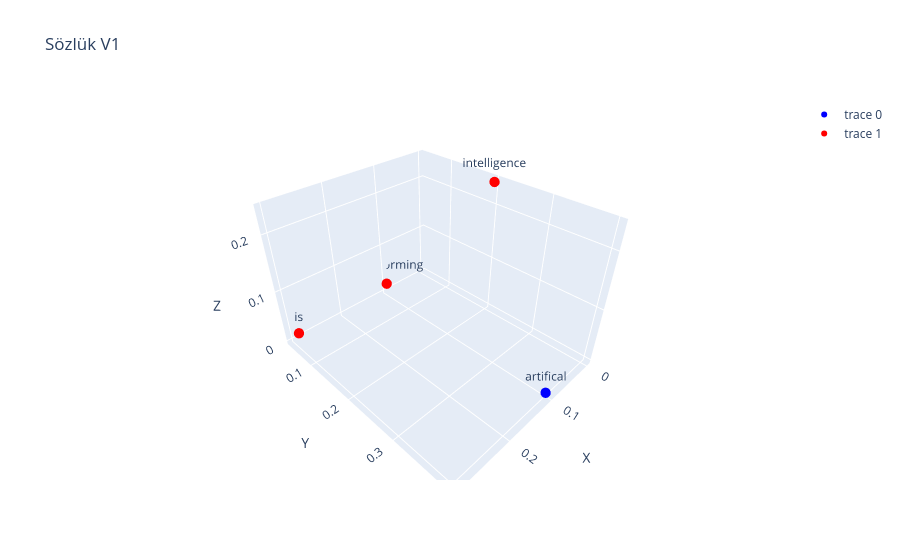

Notebook cell for this chart:
### Code cell
sentences =[
    {
        "words" :np.array([
                [0.1,0.4,0.0,0.0],
                [0.0,0.2,0.24,0.3],
                [0.30,0.06,0.03,0.01],
                [0.10,0.04,0.02,0.01]]),
                "labels" : ["artifical" ,"intelligence","is","transforming"],
                "color" :"blue",
    },
   {
        "words" :np.array([
                [0.0,0.2,0.24,0.3],
                [0.30,0.06,0.03,0.01],
                [0.10,0.04,0.02,0.01]]),
                "labels" : ["intelligence","is","transforming"],
                "color" :"red",
    } 
]

plot_dots(sentences,"Sözlük V1")

### Figure 1 — Plotly figure (JSON) as saved in the notebook; plotly's stock layout.template omitted (floating-point values rounded to 4 significant figures)
{"data": [{"hoverinfo": "text", "marker": {"color": "blue", "size": 6}, "mode": "markers+text", "text": ["artifical", "intelligence", "is", "transforming"], "type": "scatter3d", "x": [0.1, 0.0, 0.3, 0.1], "y": [0.4, 0.2, 0.06, 0.04], "z": [0.0, 0.24, 0.03, 0.02]}, {"hoverinfo": "text", "marker": {"color": "red", "size": 6}, "mode": "markers+text", "text": ["intelligence", "is", "transforming"], "type": "scatter3d", "x": [0.0, 0.3, 0.1], "y": [0.2, 0.06, 0.04], "z": [0.24, 0.03, 0.02]}], "layout": {"scene": {"xaxis": {"title": {"text": "X"}}, "yaxis": {"title": {"text": "Y"}}, "zaxis": {"title": {"text": "Z"}}}, "title": {"text": "Sözlük V1"}}}
